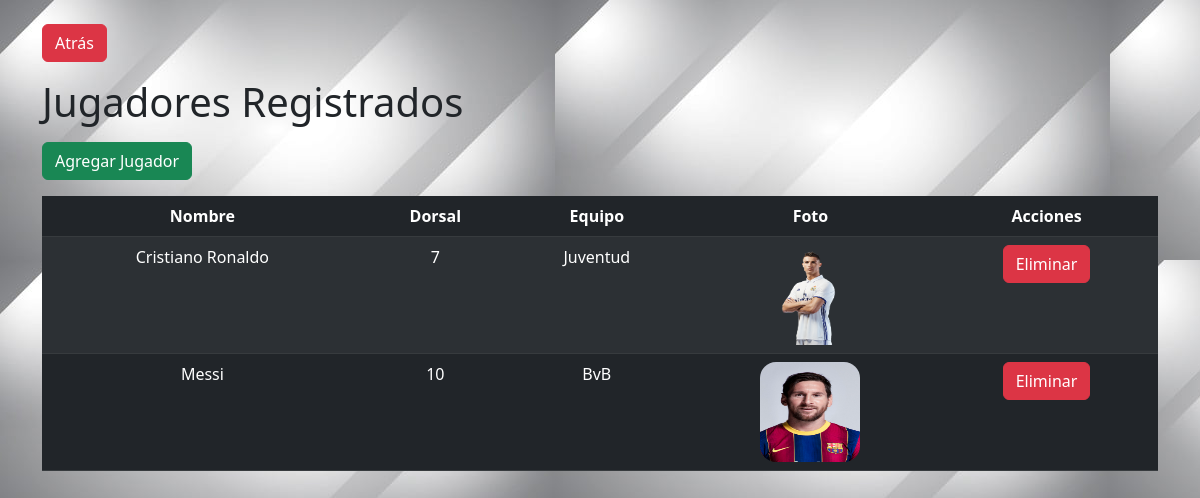
/vistas/admin/jugadores/index_jugadores.php, run on the app's committed database.
### tables this page shows
CREATE TABLE `jugadores` (
  `id_jugadores` int(11) NOT NULL,
  `nombre` varchar(50) NOT NULL,
  `dorsal` varchar(5) NOT NULL,
  `foto` varchar(255) NOT NULL,
  `id_equipos` int(11) NOT NULL
);

CREATE TABLE `equipos` (
  `id_equipos` int(11) NOT NULL,
  `nombre` varchar(50) NOT NULL,
  `foto` varchar(255) NOT NULL
);

### vistas/admin/jugadores/index_jugadores.php (the view, shortened to what this page needs)
<?php
$bd = new Database();
$conexion = $bd->conectar();
?>
<!DOCTYPE html>
<html lang="en">
<head>
    <link rel="stylesheet" href="../index.css">
    <link href="https://cdn.jsdelivr.net/npm/bootstrap@5.3.0-alpha1/dist/css/bootstrap.min.css" rel="stylesheet">
</head>
<body>
    <div class="container mt-4">
        <a href="../index.php" class="btn btn-danger mb-3">Atrás</a>
        <h1 class="mb-3">Jugadores Registrados</h1>
        <a href="crear_jugadores.php" class="btn btn-success mb-3">Agregar Jugador</a>
        <table class="table table-dark table-striped">
            <thead>
                <tr style="text-align: center;">
                    <th>Nombre</th>
                    <th>Dorsal</th>
                    <th>Equipo</th>
                    <th>Foto</th>
                    <th>Acciones</th>
                </tr>
            </thead>
            <tbody>
                <?php
                try {
                    $sql = "SELECT j.id_jugadores, j.nombre AS nombre_jugador, j.dorsal, j.foto, e.nombre AS nombre_equipo
                            FROM jugadores j
                            LEFT JOIN equipos e ON j.id_equipos = e.id_equipos";
                    $stmt = $conexion->query($sql);
                    if ($stmt->rowCount() > 0) {
                        while ($row = $stmt->fetch(PDO::FETCH_ASSOC)) {
                            echo "<tr>";
                            echo "<td style='text-align: center;'>" . $row["nombre_jugador"] . "</td>";
                            echo "<td style='text-align: center;'>" . $row["dorsal"] . "</td>";
                            echo "<td style='text-align: center;'>" . $row["nombre_equipo"] . "</td>";
                            echo "<td><img src='uploads/" . $row["foto"] . "' alt='" . $row["nombre_jugador"] . "' style='width: 100px; height: 100px; border-radius: 1rem; display: block; margin: 0 auto;'></td>";
                            echo "<td style='text-align: center;'>";
                            echo "<form method='post' onsubmit='return confirm(\"¿Estás seguro de eliminar este jugador?\");' action='eliminar_jugador.php'>";
                            echo "<button type='submit' class='btn btn-danger'>Eliminar</button>";
                            echo "</form>";
                            echo "</td>";
                            echo "</tr>";
                        }
                    } else {
                        echo "<tr><td colspan='5'>No se encontraron jugadores registrados</td></tr>";
                    }
                } catch (PDOException $e) {
                    echo "Error en la consulta: " . $e->getMessage();
                }
                ?>
            </tbody>
        </table>
    </div>
</body>
</html>

### vistas/admin/index.css (style rules this page uses)
body { background-image: url(../../images/banner.jpg); }

### data on the page
jugadores: nombre "Cristiano Ronaldo", dorsal "7", id_equipos.nombre "Juventud", foto (picture)
jugadores: nombre "Messi", dorsal "10", id_equipos.nombre "BvB", foto (picture)
